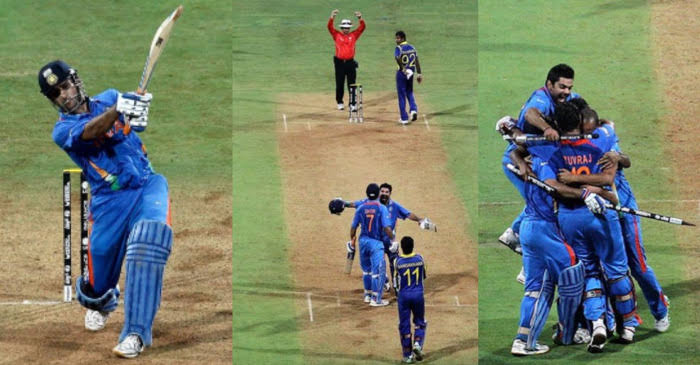
#> input picture Task - 3/Level-1/Dhoni2.jpeg, 700 x 365 px
$ jupyter execute 'Image Segmentation using Sklearn.ipynb'
#> lines starting #> are read from the running program, lines starting #| are printed output that depends on the picture
[cell 1]
import matplotlib.pyplot as plt
import numpy as np
import cv2

[cell 2]
image = cv2.imread("Dhoni2.jpeg")
#> image is the input picture: shape (365, 700, 3); mean B, G, R 105, 131.4, 122.8
image = cv2.cvtColor(image,cv2.COLOR_BGR2RGB)

original_shape = image.shape
#> original_shape = (365, 700, 3)
print(image.shape)
#| (365, 700, 3)

[cell 3]
plt.imshow(image)
plt.show()

[cell 4]
pixel_values  = image.reshape((-1,3))
print(pixel_values.shape)
#| (255500, 3)

[cell 5]
from sklearn.cluster import KMeans

[cell 6]
for j in range(1, 46):
    K=j
    if((K<=5) or (K==10) or (K==15) or (K==20) or (K==25) or (K==35) or (K==45) ):
        print("K = ", K)
        km = KMeans(n_clusters=K)
        km.fit(pixel_values)

        centers = km.cluster_centers_
        centers = np.array(centers,dtype='uint8')
        print(centers)

        i=1
        plt.figure(0,figsize=(8,2))
        colors = []
        for each_col in centers:
            plt.subplot(1,K,i)
            plt.axis("off")
            i+=1

            colors.append(each_col)

            # Color Swatch
            a = np.zeros((100,100,3),dtype='uint8')
            a[:,:,:] = each_col
            plt.imshow(a)
        plt.show()

        new_image = np.zeros((365*700,3),dtype='uint8')


        for i in range(new_image.shape[0]):
            new_image[i] = colors[km.labels_[i]]

        new_image = new_image.reshape((original_shape))
        plt.imshow(new_image)
        plt.show()
#> this loop made 45 passes
#> pass 1, `plt.show()`:
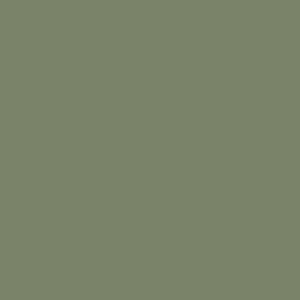
#> shown: shape (100, 100, 3) (shown 3 times larger); mean R, G, B 122, 131, 105
#> pass 1, `plt.show()`:
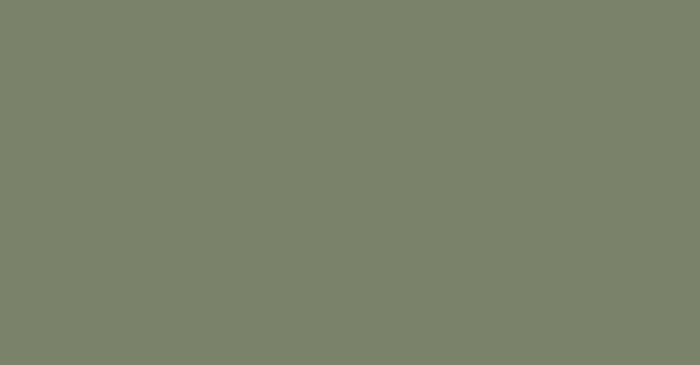
#> shown: shape (365, 700, 3); mean R, G, B 122, 131, 105
#> pass 2, `plt.show()`:
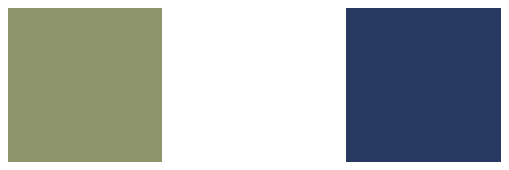
#> figure drawn by matplotlib, 2 panels
#> pass 2, `plt.show()`:
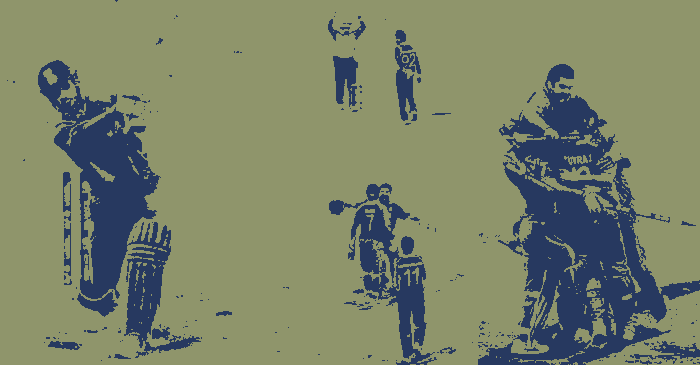
#> shown: shape (365, 700, 3); mean R, G, B 122.1, 130.5, 104.8
#> after the loop:
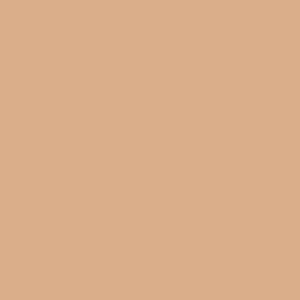
#> a: shape (100, 100, 3) (shown 3 times larger); mean of channels 0, 1, 2 138, 174, 218; drawn as B, G, R
#> after the loop:
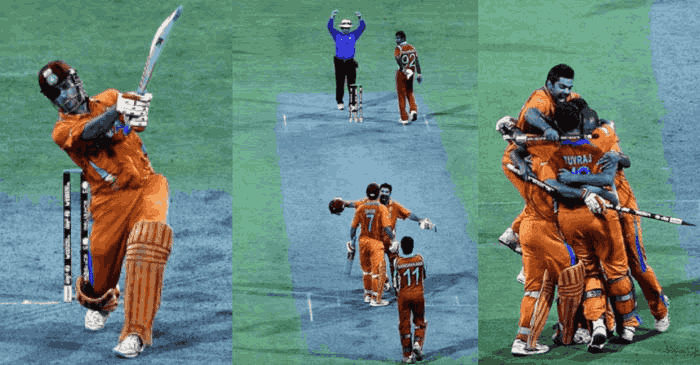
#> new_image: shape (365, 700, 3); mean of channels 0, 1, 2 122.5, 130.9, 104.6; drawn as B, G, R
